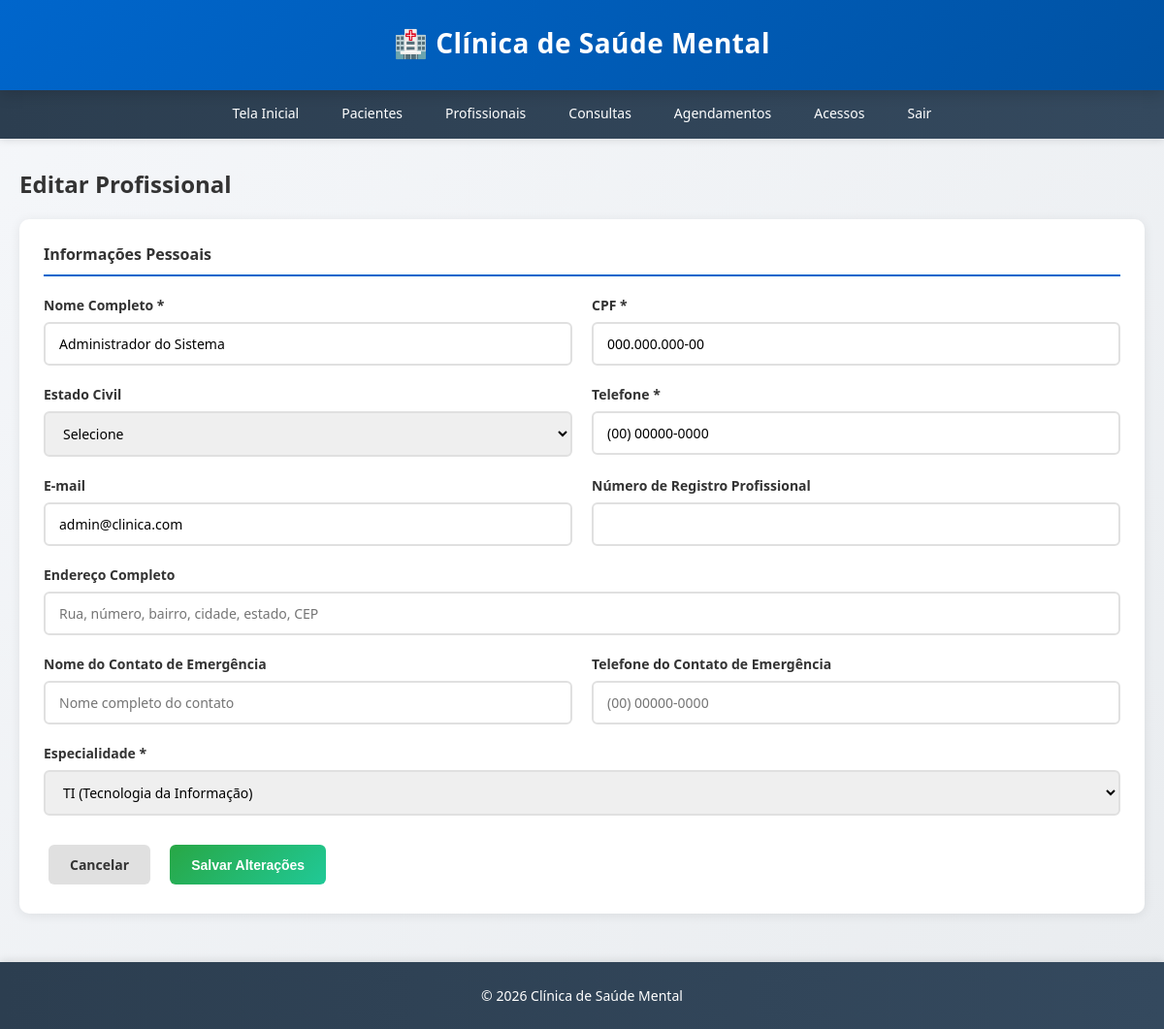
The page /profissionais/1/editar (signed in) on the database its author committed.
### app/models.py (models this page shows, shortened)
class Profissional(db.Model):
    __tablename__ = 'profissionais'
    id = db.Column(db.Integer, primary_key=True)
    nome = db.Column(db.String(150), nullable=False)
    cpf = db.Column(db.String(14), unique=True, nullable=False)
    especialidade = db.Column(db.String(100), nullable=False)
    especialidade_customizada = db.Column(db.String(100), nullable=True)
    telefone = db.Column(db.String(20), nullable=False)
    email = db.Column(db.String(120), nullable=True)
    numero_registro = db.Column(db.String(50), nullable=True)
    estado_civil = db.Column(db.String(50), nullable=True)
    endereco = db.Column(db.String(300), nullable=True)
    nome_contato_emergencia = db.Column(db.String(150), nullable=True)
    telefone_contato_emergencia = db.Column(db.String(20), nullable=True)
    data_cadastro = db.Column(db.DateTime, default=datetime.utcnow)
    consultas = db.relationship('Consulta', backref='profissional', lazy=True, cascade='all, delete-orphan')
    agendamentos = db.relationship('Agendamento', backref='profissional', lazy=True, cascade='all, delete-orphan')

### app/routes.py (the view, shortened to what this page needs)
@profissionais_bp.route('/<int:id>/editar', methods=['GET', 'POST'])
@login_required
def editar_profissional(id):
    profissional = Profissional.query.get_or_404(id)
    return render_template('profissionais/editar.html', profissional=profissional)

### app/templates/profissionais/editar.html (shortened to what this page needs)
{% extends "base.html" %}
{% block content %}
<h2>Editar Profissional</h2>
<form method="POST">
<div class="form-section">
    <div class="form-section-title">Informações Pessoais</div>
        <div class="form-row">
            <div class="form-group">
                <label for="nome">Nome Completo *</label>
                <input type="text" id="nome" name="nome" value="{{ profissional.nome }}" required>
            </div>
            <div class="form-group">
                <label for="cpf">CPF *</label>
                <input type="text" id="cpf" name="cpf" value="{{ profissional.cpf|format_cpf }}" required>
            </div>
        </div>
        <div class="form-row">
            <div class="form-group">
                <label for="estado_civil">Estado Civil</label>
                <select id="estado_civil" name="estado_civil">
                    <option value="">Selecione</option>
                </select>
            </div>
            <div class="form-group">
                <label for="telefone">Telefone *</label>
                <input type="tel" id="telefone" name="telefone" value="{{ profissional.telefone }}" required>
            </div>
        </div>
        <div class="form-row">
            <div class="form-group">
                <label for="email">E-mail</label>
                <input type="email" id="email" name="email" value="{{ profissional.email or '' }}">
            </div>
            <div class="form-group">
                <label for="numero_registro">Número de Registro Profissional</label>
                <input type="text" id="numero_registro" name="numero_registro" value="{{ profissional.numero_registro or '' }}">
            </div>
        </div>
        <div class="form-row">
            <div class="form-group full">
                <label for="endereco">Endereço Completo</label>
                <input type="text" id="endereco" name="endereco" value="{{ profissional.endereco or '' }}" placeholder="Rua, número, bairro, cidade, estado, CEP">
            </div>
        </div>
        <div class="form-row">
            <div class="form-group">
                <label for="nome_contato_emergencia">Nome do Contato de Emergência</label>
                <input type="text" id="nome_contato_emergencia" name="nome_contato_emergencia" value="{{ profissional.nome_contato_emergencia or '' }}" placeholder="Nome completo do contato">
            </div>
            <div class="form-group">
                <label for="telefone_contato_emergencia">Telefone do Contato de Emergência</label>
                <input type="tel" id="telefone_contato_emergencia" name="telefone_contato_emergencia" value="{{ profissional.telefone_contato_emergencia or '' }}" placeholder="(00) 00000-0000">
            </div>
        </div>
        <div class="form-row">
            <div class="form-group">
                <label for="especialidade">Especialidade *</label>
                <select id="especialidade" name="especialidade" required onchange="toggleCustomSpecialty()">
                    <option value="TI" {% if profissional.especialidade == 'TI' %}selected{% endif %}>TI (Tecnologia da Informação)</option>
                </select>
            </div>
        </div>
        <div class="form-actions">
            <a href="{{ url_for('profissionais.ver_profissional', id=profissional.id) }}" class="btn btn-secondary">Cancelar</a>
            <button type="submit" class="btn btn-success">Salvar Alterações</button>
        </div>
</div>
</form>
{% endblock %}

### app/templates/base.html (style rules this page uses)
* { margin: 0; padding: 0; box-sizing: border-box; }
body { font-family: 'Segoe UI', Tahoma, Geneva, Verdana, sans-serif; background: linear-gradient(135deg, #f5f7fa 0%, #e9ecef 100%); color: #333; min-height: 100vh; display: flex; flex-direction: column; }
.btn { display: inline-block; padding: 11px 22px; margin: 5px; border: none; border-radius: 6px; cursor: pointer; text-decoration: none; font-size: 14px; font-weight: 600; transition: all 0.3s ease; }
.btn-secondary { background: #e0e0e0; color: #333; }
.btn-success { background: linear-gradient(135deg, #28a745 0%, #20c997 100%); color: white; }
.form-group { margin-bottom: 18px; }
.form-group label { display: block; margin-bottom: 8px; color: #333; font-weight: 600; font-size: 14px; }
.form-group input, .form-group select, .form-group textarea { width: 100%; padding: 11px 14px; border: 2px solid #e0e0e0; border-radius: 6px; font-size: 14px; font-family: inherit; transition: all 0.3s ease; }
.form-row { display: grid; grid-template-columns: repeat(auto-fit, minmax(280px, 1fr)); gap: 20px; margin-bottom: 20px; }
.form-row .form-group.full { grid-column: 1 / -1; }
.form-actions { margin-top: 25px; display: flex; gap: 10px; justify-content: flex-start; }
h2 { color: #333; margin-bottom: 10px; font-size: 24px; font-weight: 600; }
h2 { color: #333; margin-bottom: 20px; font-size: 24px; font-weight: 600; }

### app/templates/profissionais/editar.html (style rules this page uses)
.form-section { background: white; border-radius: 10px; padding: 25px; margin-bottom: 20px; box-shadow: 0 2px 12px rgba(0, 0, 0, 0.08); }
.form-section-title { font-size: 16px; font-weight: 600; color: #333; margin-bottom: 20px; padding-bottom: 10px; border-bottom: 2px solid #0066cc; }
.form-row { display: grid; grid-template-columns: repeat(auto-fit, minmax(300px, 1fr)); gap: 20px; }
.form-group { margin-bottom: 0; }
.form-group.full { grid-column: 1 / -1; }

### rows shown on the page
Profissional: nome "Administrador do Sistema", cpf "000.000.000-00", telefone "(00) 00000-0000", email "admin@clinica.com", especialidade "TI (Tecnologia da Informação)"
